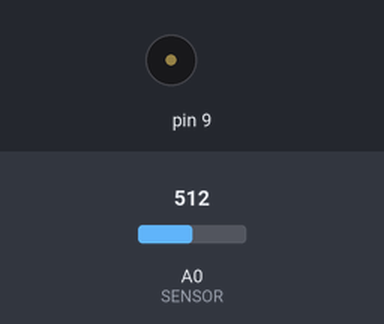
Simulated run of this sketch. Board: Arduino Uno, built with avr-gcc and run on an emulated ATmega328P. Parts: buzzer (waves = sounding). The inputs (shaded band) are chosen by the test bench; at power-on: A0 (SENSOR) = 512.

Above: at 0.4 s.
At 1.35 s:
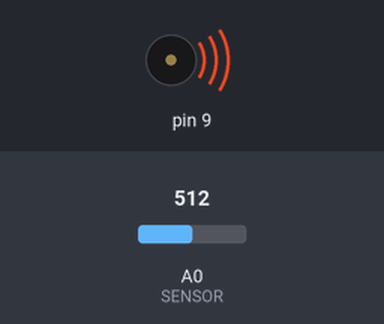
Timing chart, 0 to 2.9 s (numbered marks = the images above):
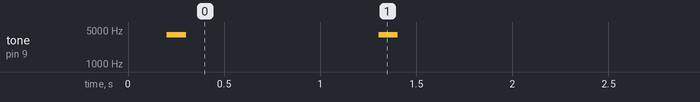

Measured:
- by itself, tone on pin 9: alternates 4000 Hz for 0.10 s and silent for 1.0 s, 4 changes in all, then stays silent

The sketch:

SmartChairCushion_production.ino
```cpp
#include <toneAC.h>
#include <LowPower.h>
//#include <CuteBuzzerSounds.h>
//#include <Sounds.h>
//#include "pitches.h"

//set this flag for testing mode
int testing = 1;

//status enum
#define MEASURE 0
#define CHECKING 1
#define SITTING 0
#define STANDUP 1

//threshold to tell if sensor is pressed
#define THRESHOLD 600 //the pull-up resistor is 1M, sensor untouched is >1M, so untouched must be > 50% of 1024. this is true for 2 sensors since they are connected together.

//Digital Pins 2-13 (green) PWM capable: 3, 5, 6, 9 10, 11
//#define BEEPER 8 // seems louder than pin 10 which is used for SPI
// use pin 9 and pin 10 for AcTone
#define SENSOR A0
#define SENSOR_DRIVE 4

int SITTING_LIMIT = 3600;  //3600s
int STANDUP_LIMIT = 300; //300s
int mode = MEASURE;
int lastStatus = SITTING;
int currentStatus = STANDUP;
int sittingCount = 0;
int standupCount = 0;

// the setup function runs once when you press reset or power the board
void setup() {

    testing = 0;

    // test mode/demmo mode uses short period
    if (testing){

      SITTING_LIMIT = 30; //30s
      STANDUP_LIMIT = 5;  //5s
    }

    // initialize output pin
    //pinMode(BEEPER, OUTPUT);
    pinMode(SENSOR_DRIVE, OUTPUT);

    // confirm current status
    while(lastStatus!=currentStatus){

      delay(100);
      lastStatus = measure();
      delay(100);
      currentStatus = measure();

    }//end of while

    // beep on startup: >90dB
    beepAC(100);

}

// confirm "new" sit
void beepSit(){

   // beep 0.1s in 4khz
   beepAC(100);
}

void beepAC(int period){

  toneAC(4000);
  delay(period);
  toneAC(0);
}

// this will take <2s in active
// the peizo passive beeper rated as 0.1mA @3V per datasheet
void beepStandup(){

    for(int i=0; i<3; i++){

        int v1 = measure();
        delay(100);
        int v2 = measure();

        if (v1 == v2){

            if(v1 == SITTING){

                 beepAC(100);
                 delay(100);
                 beepAC(100);
                 delay(100);
                 beepAC(100);
            }// end of if sitting

            return;
        }//end of v1==v2

    }//end of for 3 retries

}

// read ADC
int measure(){

  digitalWrite(SENSOR_DRIVE, HIGH);

  // this is a "must"; otherwise the reading will be always 0
  delay(1);

  int value = analogRead(SENSOR);
  digitalWrite(SENSOR_DRIVE, LOW);

  if (value > THRESHOLD){

    return STANDUP;
  }

  return SITTING;

}

// the loop function runs over and over again forever
void loop() {

    LowPower.powerDown(SLEEP_500MS, ADC_OFF, BOD_OFF);

    // the following will take 0.6ms @ 3mA
    // when in power down mode, the power is 1uA per data sheet
    // a cell battery @ 200mAh will last 6 years if it beeps 8 times a day (3s per beep)
    if (mode == MEASURE){

        //read ADC
        int temp = measure();

        //confirm the change
        if (temp != lastStatus){

          lastStatus = temp;
        }else{

          currentStatus = temp;
        }

        mode = CHECKING;

    }else{

        if (currentStatus == STANDUP){

            standupCount++;

            if (standupCount >= STANDUP_LIMIT){

                sittingCount = 0;
                standupCount = 0;
            }

        }else{

            // a "new" sitting, beep
            if (sittingCount == 0){

                //confirm sitting detected
                beepSit();
            }

            standupCount = 0;
            sittingCount++;

            if (sittingCount >= SITTING_LIMIT){

                //beep to notify
                beepStandup();

                // doesn't beep since it is not a "new" sit
                // add beep after a half of notification time
                sittingCount = sittingCount/2;
            }
        }

        mode = MEASURE;
    }

}
```
